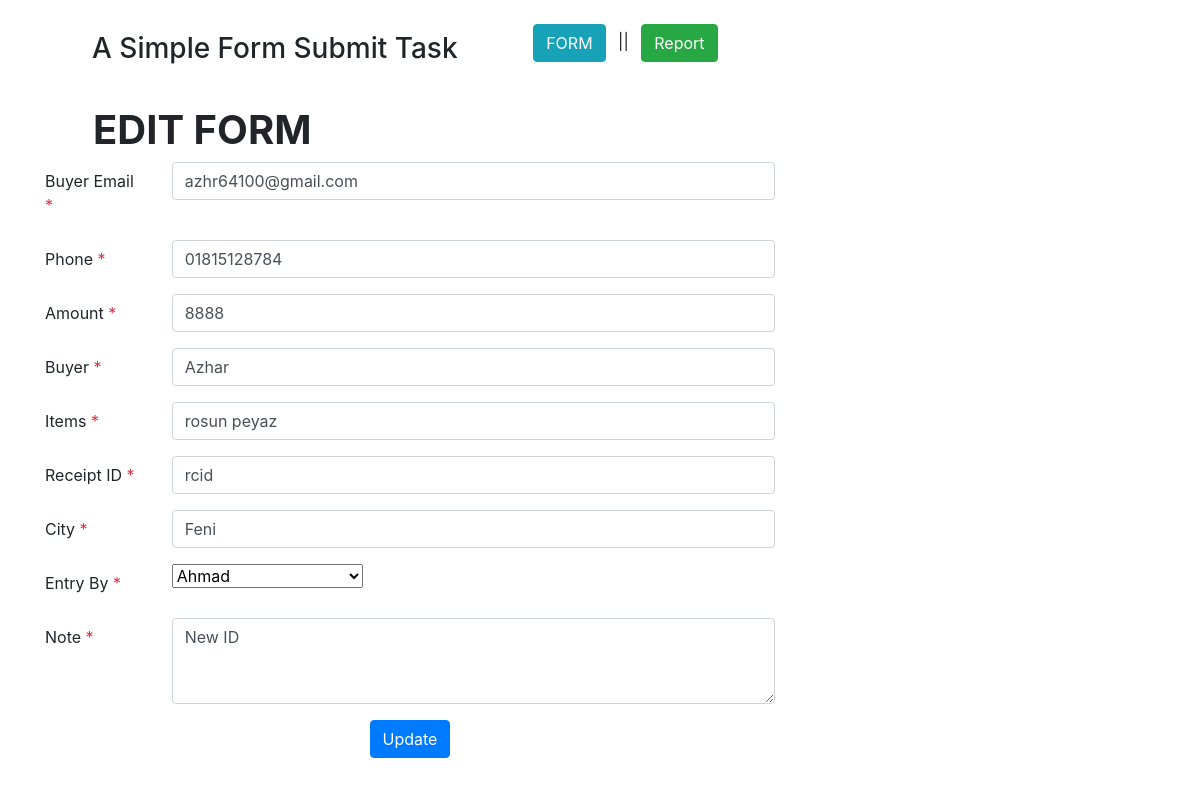
Page /frontend/edit.php?id=51 on the committed database.
### tables this page shows
CREATE TABLE `sample_form` (
  `ID` bigint(20) NOT NULL,
  `amount` int(10) NOT NULL,
  `buyer` varchar(255) NOT NULL,
  `buyer_email` varchar(50) NOT NULL,
  `buyer_ip` varchar(20) NOT NULL,
  `note` text NOT NULL,
  `city` varchar(20) NOT NULL,
  `phone` varchar(20) NOT NULL,
  `receipt_id` varchar(20) NOT NULL,
  `items` varchar(255) NOT NULL,
  `entry_at` date NOT NULL,
  `entry_by` int(10) NOT NULL
);

### class/Database.php (called while the page is built, shortened)
<?php
class Database
{
    private $con;
    public function __construct()
    {
        $this->con = mysqli_connect(HOSTNAME,USERNAME,PASSWORD,DBNAME);
    }
    public function edit($id)
    {
       return  mysqli_query($this->con,"SELECT * FROM `sample_form` WHERE `id`='$id'");
    }
}

### process/update.php (the view, shortened to what this page needs)
<?php
    $db = new Database();
    $id = $_GET['id'];
 	  $data = $db->edit($id);
 	  $row = mysqli_fetch_assoc($data);
?>
<form action=""  method="POST">
	<div class="form-group row">
	  <label for="buyer_email" class="col-sm-2 col-form-label">Buyer Email <span class="text-danger">*</span> </label>
	  <div class="col-sm-10">
	 	 <input type="email" name="buyer_email" value="<?php echo $row['buyer_email']?>" required class="form-control"  id="buyer_email">
	  </div>
	</div>
	<div class="form-group row">
	  <label for="Phone" class="col-sm-2 col-form-label">Phone <span class="text-danger">*</span> </label>
	  <div class="col-sm-10">
	     <input type="text" name="phone" value="<?php echo $row['phone']?>" required class="form-control" id="phone">
	  </div>
	</div>
	<div class="form-group row">
	  <label for="amount" class="col-sm-2 col-form-label">Amount <span class="text-danger">*</span> </label>
	  <div class="col-sm-10">
	     <input type="text" name="amount" value="<?php echo $row['amount']?>" required class="form-control" id="amount">
	  </div>
	</div>
	<div class="form-group row">
	  <label for="buyer" class="col-sm-2 col-form-label">Buyer <span class="text-danger">*</span> </label>
	  <div class="col-sm-10">
	      <input type="text" name="buyer" value="<?php echo $row['buyer']?>"  required class="form-control" id="buyer">
	  </div>
	</div>
	<div class="form-group row">
	  <label for="items" class="col-sm-2 col-form-label">Items <span class="text-danger">*</span> </label>
	    <div class="col-sm-10">
	     <input type="text" name="items" value="<?php echo $row['items']?>"  required class="form-control">
	    </div>
	</div>
	<div class="form-group row">
	  <label for="receipt id" class="col-sm-2 col-form-label">Receipt ID <span class="text-danger">*</span> </label>
	  <div class="col-sm-10">
	      <input type="text" name="receipt_id"  value="<?php echo $row['receipt_id']?>" required class="form-control" id="receipt_id">
	  </div>
	</div>
	<div class="form-group row">
	  <label for="city" class="col-sm-2 col-form-label">City <span class="text-danger">*</span></label>
	  <div class="col-sm-10">
	     <input type="text" name="city" value="<?php echo $row['city']?>" required class="form-control" id="city">
	  </div>
	</div>
	<div class="form-group row">
	  <label for="entry by" class="col-sm-2 col-form-label">Entry By <span class="text-danger">*</span></label>
	  <div class="col-sm-10">
	    <select class="form-select" required aria-label="entry_by" name="entry_by">
	      <option value="2"<?php if($row['entry_by']=='2'){?>selected="selected"<?php }?>>Ahmad</option>
	    </select>
	  </div>
	</div>
	<div class="form-group row">
	  <label for="note" required class="col-sm-2 col-form-label">Note <span class="text-danger">*</span></label>
	  <div class="col-sm-10">
	     <textarea class="form-control" id="note"  name="note" rows="3"><?php echo $row['note']?></textarea>
	  </div>
	</div>
	<div class="form-group row justify-content-center">
	  <div class="col-sm-8 text-center">
	     <button type="submit" id="update" id="update"  name="update"
	     	class="btn btn-primary" value="save"> Update</button>
	  </div>
	</div>
</form>

### rows in the picture
sample_form: buyer_email "azhr64100@gmail.com", phone "01815128784", amount "8888", buyer "Azhar", items "rosun peyaz", receipt_id "rcid", city "Feni", entry_by "Ahmad", note "New ID"
